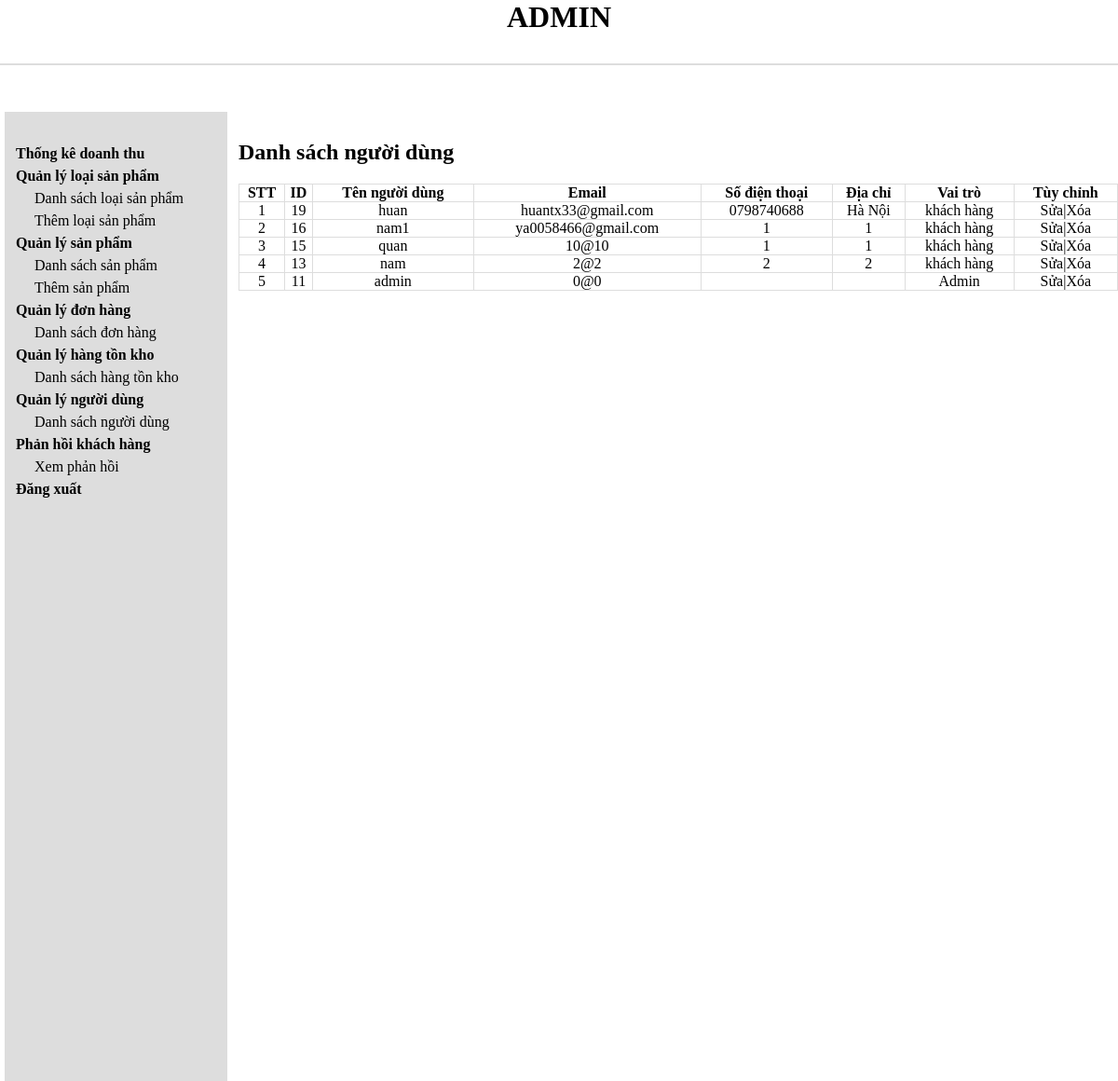
The app's page /user/userlist.php (signed in) with its own data.
### tables this page shows
CREATE TABLE `users` (
  `user_id` int(11) NOT NULL,
  `user` varchar(255) NOT NULL,
  `email` varchar(255) NOT NULL,
  `pass` varchar(255) NOT NULL,
  `created_at` timestamp NOT NULL DEFAULT current_timestamp(),
  `role` tinyint(1) NOT NULL DEFAULT 0,
  `address` varchar(200) NOT NULL,
  `phone` varchar(20) NOT NULL
);

### database/database.php (called while the page is built, shortened)
<?php
class Database {
    private $host = "localhost";
    private $user = "root";
    private $pass = "";
    private $dbname = "clothing_store";
    public $conn;
    public function connect() {
        $this->conn = new mysqli($this->host, $this->user, $this->pass, $this->dbname);
    }
    public function select($query) {
        $result = $this->conn->query($query) or
        die($this->conn->error . __LINE__);
        if ($result->num_rows > 0) {
            return $result;
        } else {
            return false;
        }
    }
}
?>

### class/user_class.php (called while the page is built, shortened)
<?php
include "../database/database.php";
?>
<?php
class user
{
    private $db;
    public function __construct()
    {
        $this->db = new Database;
    }
    public function show_user()
    {
        $query = "SELECT * FROM users ORDER BY user_id DESC";
        $result = $this->db->select($query);
        return $result;
    }
}
?>

### user/userlist.php (the view)
<?php
include "../database/header.php";
include '../database/sidebar.php';
include "../class/user_class.php";
?>
<?php
    $user = new user;
    $show_user = $user->show_user();
?>
        <div class="admin-content-right">
            <div class="admin-content-right-cartegory_list">
                <h1>Danh sách người dùng</h1>
                    <table>
                        <tr>
                            <th>STT</th>
                            <th>ID</th>
                            <th>Tên người dùng</th>
                            <th>Email</th>
                            <th>Số điện thoại</th>
                            <th>Địa chỉ</th>
                            <th>Vai trò</th>
                            <th>Tùy chỉnh</th>
                        </tr>
                        <?php
                        if($show_user){$i=0;
                            while($result = $show_user->fetch_assoc()) {$i++;
                        ?>
                        <tr>
                            <td><?php echo $i ?></td>
                            <td><?php echo $result['user_id']?></td>
                            <td><?php echo $result['user']?></td>
                            <td><?php echo $result['email']?></td>
                            <td><?php echo $result['phone']?></td>
                            <td><?php echo $result['address']?></td>
                            <td><?php if ($result['role'] == 0 ){
                                    echo "khách hàng"; }
                                    else { echo "Admin"; } ?>
                            </td>
                            <td><a href="useredit.php?id=<?php echo $result['user_id'] ?>">Sửa</a>|<a href="userdelete.php?id=<?php echo $result['user_id'] ?>">Xóa</a></td>
                        </tr><?php
                    }
                }
                    ?>
                    </table>
            </div>
        </div>
</body>
</html>

### styles_admin.css (style rules this page uses)
* { margin: 0; padding: 0; box-sizing: border-box; color: black; outline: none; }
a { text-decoration: none; }
.admin-content-right { width: 80%; padding: 30px 0 0 12px; display: grid; }
.admin-content-right-cartegory_list table { width: 100%; text-align: center; margin-top: 20px; }
.admin-content-right-cartegory_list table tr th,td { border: 1px solid #dddddd; }
table { border-collapse: collapse; }

### records on screen
users: user_id "19", user "huan", email "huantx33@gmail.com", phone "0798740688", address "Hà Nội", role "khách hàng"
users: user_id "16", user "nam1", email "ya0058466@gmail.com", phone "1", address "1", role "khách hàng"
users: user_id "15", user "quan", email "10@10", phone "1", address "1", role "khách hàng"
users: user_id "13", user "nam", email "2@2", phone "2", address "2", role "khách hàng"
users: user_id "11", user "admin", email "0@0", role "Admin"
